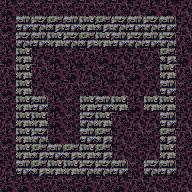

This is a level from a 2D game, rendered from its Tiled map with the project's own tilesets. A one-line summary and the complete map file follow:
An orthogonal 12x12 tile map with 16x16 px tiles, 1 tile layer (tile) and 22 objects.

<map version="1.0" tiledversion="1.1.2" orientation="orthogonal" renderorder="right-down" width="12" height="12" tilewidth="16" tileheight="16" infinite="0" nextobjectid="73">
 <tileset firstgid="1" source="tileset.tsx" />
 <layer name="tile" width="12" height="12">
  <data encoding="csv">
8,9,9,6,9,6,9,6,7,8,8,7,
8,5,2,4,5,3,4,2,5,2,5,7,
9,2,5,3,2,4,3,5,2,5,2,6,
8,3,7,8,9,6,8,7,7,6,4,8,
6,3,6,8,8,7,9,7,8,9,3,6,
8,3,7,9,6,9,8,7,7,7,5,9,
9,3,5,8,9,3,5,3,8,3,3,9,
7,3,3,8,9,2,3,6,7,7,5,7,
8,3,2,8,9,5,4,7,6,9,4,6,
9,3,4,5,4,3,4,7,9,7,3,9,
7,5,4,3,3,2,2,5,9,2,5,7,
8,8,9,6,9,8,6,8,6,7,9,7
</data>
 </layer>
 <objectgroup name="furniture">
  <object id="31" gid="45" x="48" y="144" width="16" height="16" />
  <object id="33" gid="10" x="128" y="176" width="16" height="16" />
  <object id="42" gid="82" x="80" y="80" width="16" height="16" />
  <object id="43" gid="82" x="80" y="96" width="16" height="16" />
  <object id="44" gid="82" x="96" y="96" width="16" height="16" />
  <object id="45" gid="82" x="96" y="80" width="16" height="16" />
  <object id="46" gid="82" x="112" y="80" width="16" height="16" />
  <object id="47" gid="82" x="112" y="96" width="16" height="16" />
  <object id="51" gid="82" x="80" y="64" width="16" height="16" />
  <object id="52" gid="82" x="96" y="64" width="16" height="16" />
  <object id="53" gid="82" x="112" y="64" width="16" height="16" />
  <object id="59" gid="53" x="32" y="64" width="16" height="16" />
  <object id="60" gid="53" x="32" y="96" width="16" height="16" />
  <object id="61" gid="53" x="144" y="64" width="16" height="16" />
  <object id="62" gid="53" x="144" y="96" width="16" height="16" />
  <object id="63" gid="69" x="32" y="80" width="16" height="16" />
  <object id="66" gid="68" x="64" y="144" width="16" height="16" />
  <object id="67" gid="69" x="144" y="80" width="16" height="16" />
  <object id="69" gid="49" x="112" y="128" width="16" height="16">
   <properties>
    <property name="activationtarget" value="[[5,3],[7,4],[5,5]]" />
   </properties>
  </object>
  <object id="70" gid="49" x="144" y="128" width="16" height="16">
   <properties>
    <property name="activationtarget" value="[[5,3],[5,4],[7,4]]" />
   </properties>
  </object>
  <object id="71" gid="49" x="112" y="160" width="16" height="16">
   <properties>
    <property name="activationtarget" value="[[6,3],[6,4],[7,4]]" />
   </properties>
  </object>
  <object id="72" gid="49" x="144" y="160" width="16" height="16">
   <properties>
    <property name="activationtarget" value="[[5,4],[7,3],[7,5]]" />
   </properties>
  </object>
 </objectgroup>
 <objectgroup name="description" />
</map>
